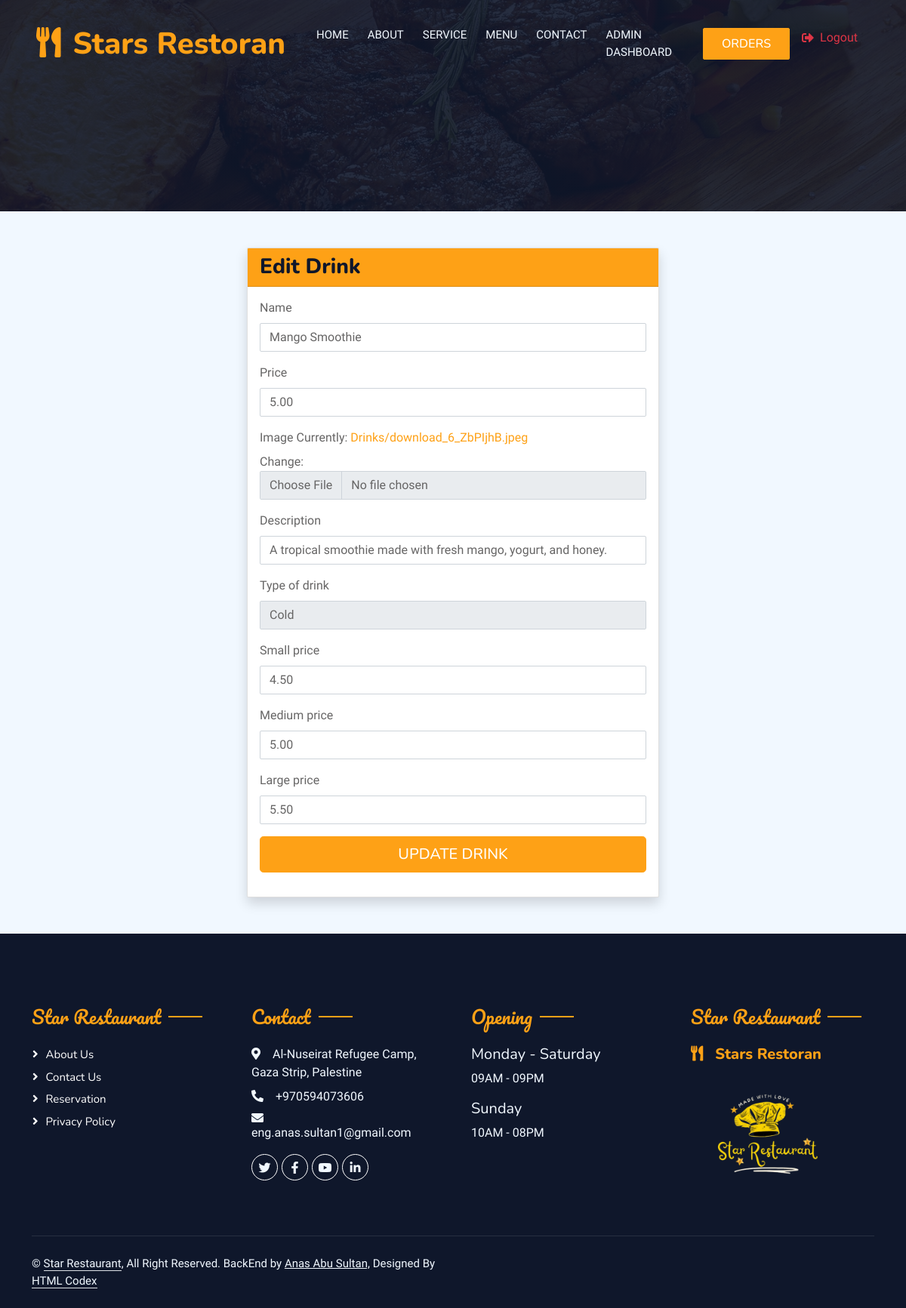
Page /edit-drink/4/ (signed in) on the committed database.
### restaurant_app/models.py (models this page shows, shortened)
class Food(models.Model):
    name = models.CharField(max_length=255,blank=False,default='food')
    price = models.DecimalField(max_digits=6, decimal_places=2,default=0.0)
    image = models.ImageField(upload_to=upload_to_dynamic,default='defa/defa.png')
    description = models.CharField(max_length=255,blank=False,default='description')
    class Meta:
        abstract = True

class SizePriceMixin(models.Model):
    class Size(models.TextChoices):
        SMALL = 'SM', 'Small'
        MEDIUM = 'ME', 'Medium'
        LARGE = 'LA', 'Large'
    size = models.CharField(max_length=2, choices=Size.choices, default=Size.SMALL)
    small_price = models.DecimalField(max_digits=6, decimal_places=2, default=0.0)
    medium_price = models.DecimalField(max_digits=6, decimal_places=2, default=0.0)
    large_price = models.DecimalField(max_digits=6, decimal_places=2, default=0.0)
    class Meta:
        abstract = True

class Drinks(Food, SizePriceMixin):
    class TypeOfDrinks(models.TextChoices):
        HOT = 'HO', 'Hot'
        COLD = 'CO', 'Cold'
    type_of_drink = models.CharField(max_length=2, choices=TypeOfDrinks.choices, default=TypeOfDrinks.COLD)

class Rest_detail(models.Model):
    name = models.CharField(max_length=255,blank=False,default='restaurant')
    address = models.CharField(max_length=255,blank=False,default='address')
    phone_number = models.CharField(max_length=20,blank=False,default='phone_number')
    email = models.EmailField(max_length=255,blank=False,default='email')
    image = models.ImageField(upload_to='restaurant/',default='defa/defa.png')
    description1 = models.CharField(max_length=255,default='Enjoy OurDelicious Meal')
    description2 = models.CharField(max_length=1500,default='Tempor erat elitr rebum at clita. Diam dolor diam ipsum sit. Aliqu diam amet diam et eos. Clita erat ipsum et lorem et sit, sed stet lorem sit clita duo justo magna dolore erat amet')
    video_url = models.URLField(default='https://www.youtube.com/watch?v=LXNdRCjZt00&t=19s')
    background_image_url = models.ImageField(upload_to='restaurant/backgrounds/', default='defa/background.png')
    backend_url = models.URLField(default='https://anasabusultan.pythonanywhere.com/Anas-Abu-Sultan/')

### restaurant_app/views.py (the view)
# urls.py: path('edit-drink/<int:drink_id>/', views.edit_drink, name='edit_drink'),
@staff_member_required
def edit_drink(request, drink_id):
    restaurant_details = Rest_detail.objects.first()
    drink = get_object_or_404(Drinks, id=drink_id)
    if request.method == 'POST':
        form = DrinkForm(request.POST, request.FILES, instance=drink)
        if form.is_valid():
            form.save()
            messages.success(request, "Drink updated successfully!")
            return redirect('restaurant_app:dashboard')
        else:
            messages.error(request, "There was an error updating the drink.")
    else:
        form = DrinkForm(instance=drink)
    return render(request, 'restaurant/edit_food.html', {'form': form, 'food_type': 'Drink','rest_detail':restaurant_details,})

### restaurant_app/forms.py
class DrinkForm(forms.ModelForm):
    class Meta:
        model = Drinks
        fields = ['name', 'price', 'image', 'description', 'type_of_drink', 'small_price', 'medium_price', 'large_price']

### restaurant_app/templates/restaurant/edit_food.html (shortened to what this page needs)
{% extends 'admin_templates/base_admin.html' %}
{% load widget_tweaks %}
{% block content %}
<div class="container mt-5">
    <div class="row justify-content-center">
        <div class="col-md-8 col-lg-6">
            <div class="card shadow">
                <div class="card-header bg-primary text-white">
                    <h3 class="card-title mb-0">Edit {{ food_type }}</h3>
                </div>
                <div class="card-body">
                    <form method="post" enctype="multipart/form-data">
                        {% for field in form %}
                            <div class="mb-3">
                                <label for="{{ field.id_for_label }}" class="form-label">{{ field.label }}</label>
                                {{ field|add_class:"form-control" }}
                            </div>
                        {% endfor %}
                        <div class="d-grid">
                            <button type="submit" class="btn btn-primary btn-lg">Update {{ food_type }}</button>
                        </div>
                    </form>
                </div>
            </div>
        </div>
    </div>
</div>
{% endblock %}

### restaurant_app/templates/restaurant/footer.html (shortened to what this page needs)
<div class="container-fluid bg-dark text-light footer pt-5 mt-5 wow fadeIn" data-wow-delay="0.1s">
    <div class="container py-5">
        <div class="row g-5">
            <div class="col-lg-3 col-md-6">
                <h4 class="section-title ff-secondary text-start text-primary fw-normal mb-4">Star Restaurant</h4>
                <a class="btn btn-link" href="{% url 'restaurant_app:about'%}">About Us</a>
                <a class="btn btn-link" href="{% url 'restaurant_app:contact'%}">Contact Us</a>
                <a class="btn btn-link" href="">Reservation</a>
                <a class="btn btn-link" href="">Privacy Policy</a>
            </div>
            <div class="col-lg-3 col-md-6">
                <h4 class="section-title ff-secondary text-start text-primary fw-normal mb-4">Contact</h4>
                <p class="mb-2"><i class="fa fa-map-marker-alt me-3"></i>{{rest_detail.address}}</p>
                <p class="mb-2"><i class="fa fa-phone-alt me-3"></i>{{rest_detail.phone_number}}</p>
                <p class="mb-2"><i class="fa fa-envelope me-3"></i>{{rest_detail.email}}</p>
                <div class="d-flex pt-2">
                    <a class="btn btn-outline-light btn-social" href={{rest_detail.backend_url}}><i class="fab fa-twitter"></i></a>
                    <a class="btn btn-outline-light btn-social" href={{rest_detail.backend_url}}><i class="fab fa-facebook-f"></i></a>
                    <a class="btn btn-outline-light btn-social" href={{rest_detail.backend_url}}><i class="fab fa-youtube"></i></a>
                    <a class="btn btn-outline-light btn-social" href={{rest_detail.backend_url}}><i class="fab fa-linkedin-in"></i></a>
                </div>
            </div>
            <div class="col-lg-3 col-md-6">
                <h4 class="section-title ff-secondary text-start text-primary fw-normal mb-4">Opening</h4>
                <h5 class="text-light fw-normal">Monday - Saturday</h5>
                <p>09AM - 09PM</p>
                <h5 class="text-light fw-normal">Sunday</h5>
                <p>10AM - 08PM</p>
            </div>
            <div class="col-lg-3 col-md-6">
                <h4 class="section-title ff-secondary text-start text-primary fw-normal mb-4">Star Restaurant</h4>
                <h5 class="text-primary m-0"><i class="fa fa-utensils me-3"></i>Stars Restoran</h5>
                <img src="{{ rest_detail.image.url }}" alt="Logo" style="width: 200px; height: 180px; object-fit: cover; margin-right: 10px;">
            </div>
        </div>
    </div>
    <div class="container">
        <div class="copyright">
            <div class="row">
                <div class="col-md-6 text-center text-md-start mb-3 mb-md-0">
                    &copy; <a class="border-bottom" href="">Star Restaurant</a>, All Right Reserved.
                    BackEnd by <a href={{rest_detail.backend_url}}><u>Anas Abu Sultan,</u> </a> Designed By <a class="border-bottom" href="https://htmlcodex.com">HTML Codex</a>
                </div>
                <div class="col-md-6 text-center text-md-end">
                </div>
            </div>
        </div>
    </div>
</div>

### restaurant_app/static/css/style.css (style rules this page uses)
.ff-secondary { font-family: 'Pacifico', cursive; }
.btn { font-family: 'Nunito', sans-serif; font-weight: 500; text-transform: uppercase; transition: .5s; }
.btn.btn-primary, .btn.btn-secondary { color: #FFFFFF; }
.section-title { position: relative; display: inline-block; }
.section-title::before { position: absolute; content: ""; width: 45px; height: 2px; top: 50%; left: -55px; margin-top: -1px; background: var(--primary); }
.section-title::after { position: absolute; content: ""; width: 45px; height: 2px; top: 50%; right: -55px; margin-top: -1px; background: var(--primary); }
.section-title.text-start::before, .section-title.text-end::after { display: none; }
.footer .btn.btn-social { margin-right: 5px; width: 35px; height: 35px; display: flex; align-items: center; justify-content: center; color: var(--light); border: 1px solid #FFFFFF; border-radius: 35px; transition: .3s; }
.footer .btn.btn-link { display: block; margin-bottom: 5px; padding: 0; text-align: left; color: #FFFFFF; font-size: 15px; font-weight: normal; text-transform: capitalize; transition: .3s; }
.footer .btn.btn-link::before { position: relative; content: "\f105"; font-family: "Font Awesome 5 Free"; font-weight: 900; margin-right: 10px; }
.footer .copyright { padding: 25px 0; font-size: 15px; border-top: 1px solid rgba(256, 256, 256, .1); }
.footer .copyright a { color: var(--light); }

### rows in the picture
Drinks: form "Mango Smoothie" "5.00" "A tropical smoothie made with fresh mango, yogurt, and honey." "Cold" "4.50" "5.00" "5.50"
Rest_detail: address "Al-Nuseirat Refugee Camp, Gaza Strip, Palestine", phone_number "+970594073606", email "eng.anas.sultan1@gmail.com", image (picture)

### other values in the picture
{{ food_type }} "Drink"
{{ field.label }} "Name" "Price" "Image" "Description" "Type of drink" "Small price" "Medium price" "Large price"
{{ food_type }} "DRINK"
